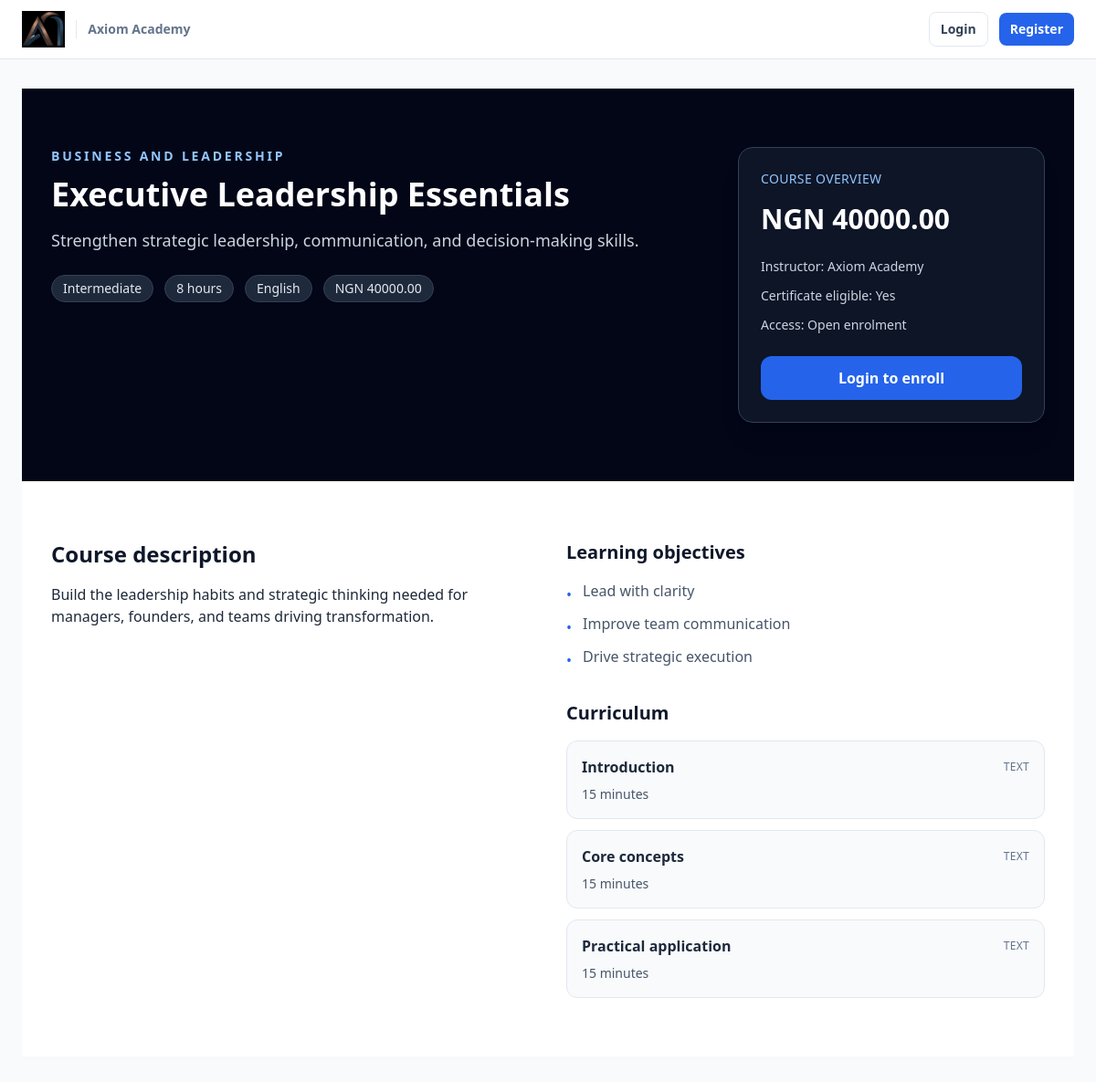
The page /academy/courses/executive-leadership-essentials on the database its author committed.
### app/models.py (models this page shows)
class TimestampMixin:
    created_at = db.Column(db.DateTime, default=lambda: datetime.now(timezone.utc), nullable=False)
    updated_at = db.Column(
        db.DateTime,
        default=lambda: datetime.now(timezone.utc),
        onupdate=lambda: datetime.now(timezone.utc),
        nullable=False,
    )

class CourseCategory(TimestampMixin, db.Model):
    __tablename__ = "course_categories"
    id = db.Column(db.Integer, primary_key=True)
    name = db.Column(db.String(120), nullable=False)
    slug = db.Column(db.String(120), unique=True, nullable=False, index=True)
    description = db.Column(db.Text)
    courses = db.relationship("Course", back_populates="category")

class Course(TimestampMixin, db.Model):
    __tablename__ = "courses"
    id = db.Column(db.Integer, primary_key=True)
    title = db.Column(db.String(200), nullable=False)
    slug = db.Column(db.String(200), unique=True, nullable=False, index=True)
    short_description = db.Column(db.Text, nullable=False)
    description = db.Column(db.Text, nullable=False)
    cover_image = db.Column(db.String(255))
    category_id = db.Column(db.Integer, db.ForeignKey("course_categories.id"), nullable=True)
    instructor_id = db.Column(db.Integer, db.ForeignKey("instructors.id"), nullable=True, index=True)
    review_status = db.Column(db.String(20), default="not_required", nullable=False, index=True)
    target_audience = db.Column(db.Text)
    requirements = db.Column(db.Text)
    what_students_learn = db.Column(db.Text)
    category = db.relationship("CourseCategory", back_populates="courses")
    instructor = db.relationship("Instructor", back_populates="courses")
    instructor_name = db.Column(db.String(120), default="Axiom Gateway Consult")
    difficulty = db.Column(db.String(30), default="Beginner")
    duration_hours = db.Column(db.Integer, default=1)
    language = db.Column(db.String(60), default="English")
    price = db.Column(db.Float, default=0.0)
    currency = db.Column(db.String(10), default="NGN")
    is_free = db.Column(db.Boolean, default=False, nullable=False)
    status = db.Column(db.String(20), default="draft", nullable=False)
    is_featured = db.Column(db.Boolean, default=False, nullable=False)
    certificate_eligible = db.Column(db.Boolean, default=True, nullable=False)
    objectives = db.Column(db.Text)
    prerequisites = db.Column(db.Text)
    published_at = db.Column(db.DateTime)
    lessons = db.relationship("CourseLesson", back_populates="course", cascade="all, delete-orphan")
    enrolments = db.relationship("CourseEnrollment", back_populates="course", cascade="all, delete-orphan")

class CourseLesson(TimestampMixin, db.Model):
    __tablename__ = "course_lessons"
    id = db.Column(db.Integer, primary_key=True)
    course_id = db.Column(db.Integer, db.ForeignKey("courses.id"), nullable=False)
    title = db.Column(db.String(200), nullable=False)
    slug = db.Column(db.String(200), nullable=False)
    lesson_type = db.Column(db.String(40), default="text")
    content = db.Column(db.Text)
    external_video_url = db.Column(db.String(255))
    module_title = db.Column(db.String(160))
    resource_path = db.Column(db.String(255))
    resource_filename = db.Column(db.String(255))
    duration_minutes = db.Column(db.Integer, default=15)
    is_preview = db.Column(db.Boolean, default=False, nullable=False)
    order_index = db.Column(db.Integer, default=0)
    status = db.Column(db.String(20), default="published", nullable=False)
    course = db.relationship("Course", back_populates="lessons")
    progress_entries = db.relationship("LessonProgress", back_populates="lesson", cascade="all, delete-orphan")
    __table_args__ = (db.UniqueConstraint("course_id", "slug", name="uq_course_lesson_slug"),)

### app/routes.py (the view)
@public_bp.route("/academy/courses/<slug>")
def academy_course_detail(slug):
    course = Course.query.filter_by(slug=slug, status="published").first_or_404()
    lessons = CourseLesson.query.filter_by(course_id=course.id, status="published").order_by(CourseLesson.order_index.asc(), CourseLesson.id.asc()).all()
    enrolled = False
    payment_order = None
    if current_user.is_authenticated and isinstance(current_user, Student):
        enrolled = CourseEnrollment.query.filter_by(student_id=current_user.id, course_id=course.id, status="active").first() is not None
        payment_order = AcademyOrder.query.filter_by(student_id=current_user.id, item_type="course", item_id=course.id).order_by(AcademyOrder.created_at.desc()).first()
    return render_template("public/course_detail.html", course=course, lessons=lessons, enrolled=enrolled, payment_order=payment_order)

### app/models.py (called while the page is built)
    @staticmethod
    def get_settings():
        settings = CompanySettings.query.order_by(CompanySettings.id.desc()).first()
        if settings:
            return settings
        default = CompanySettings()
        db.session.add(default)
        db.session.commit()
        return default

### app/templates/public/course_detail.html (shortened to what this page needs)
{% extends 'student/base.html' %}
{% block content %}
<section class="bg-slate-950 py-16 text-white">
  <div class="max-w-7xl mx-auto px-4 sm:px-6 lg:px-8">
    <div class="grid grid-cols-1 lg:grid-cols-12 gap-10 items-start">
      <div class="lg:col-span-8">
        <p class="text-sm font-semibold uppercase tracking-[0.2em] text-blue-300">{{ course.category.name if course.category else 'Academy course' }}</p>
        <h1 class="mt-3 text-4xl font-extrabold">{{ course.title }}</h1>
        <p class="mt-4 max-w-2xl text-lg text-slate-300">{{ course.short_description }}</p>
        <div class="mt-6 flex flex-wrap gap-3 text-sm text-slate-200">
          <span class="rounded-full border border-slate-700 bg-slate-800 px-3 py-1">{{ course.difficulty }}</span>
          <span class="rounded-full border border-slate-700 bg-slate-800 px-3 py-1">{{ course.duration_hours }} hours</span>
          <span class="rounded-full border border-slate-700 bg-slate-800 px-3 py-1">{{ course.language }}</span>
          <span class="rounded-full border border-slate-700 bg-slate-800 px-3 py-1">{{ course.currency }} {{ '%.2f'|format(course.price if not course.is_free else 0) }}</span>
        </div>
      </div>
      <div class="lg:col-span-4">
        <div class="rounded-2xl border border-slate-700 bg-slate-900/90 p-6 shadow-xl">
          <p class="text-sm uppercase tracking-wide text-blue-300">Course overview</p>
          <h3 class="mt-4 text-3xl font-bold text-white">{% if course.is_free %}Free{% else %}{{ course.currency }} {{ '%.2f'|format(course.price) }}{% endif %}</h3>
          <div class="mt-6 space-y-3 text-sm text-slate-300">
            <p>Instructor: {{ course.instructor_name }}</p>
            <p>Certificate eligible: {% if course.certificate_eligible %}Yes{% else %}No{% endif %}</p>
            <p>Access: {% if enrolled %}Available to you{% else %}Open enrolment{% endif %}</p>
          </div>
          {% if current_user.is_authenticated and current_user.__class__.__name__ == 'Student' %}
            {% if enrolled %}
              <a href="{{ url_for('student.student_course_detail', slug=course.slug) }}" class="mt-6 inline-flex w-full justify-center rounded-xl bg-blue-600 px-5 py-3 font-semibold text-white hover:bg-blue-500">Continue learning</a>
            {% elif payment_order and payment_order.status == 'receipt_submitted' %}
              <div class="mt-6 rounded-xl border border-amber-300 bg-amber-50 p-4 text-center text-sm font-medium text-amber-900">Receipt submitted — course access opens after admin approval.</div>
            {% elif payment_order and payment_order.status == 'rejected' %}
              <a href="{{ url_for('student.submit_course_receipt', order_id=payment_order.id) }}" class="mt-6 inline-flex w-full justify-center rounded-xl bg-blue-600 px-5 py-3 font-semibold text-white hover:bg-blue-500">Resubmit receipt</a>
            {% else %}
              <form method="post" action="{{ url_for('student.checkout_course', course_id=course.id) }}">
                <input type="hidden" name="csrf_token" value="{{ csrf_token() }}">
                <button type="submit" class="mt-6 inline-flex w-full justify-center rounded-xl bg-blue-600 px-5 py-3 font-semibold text-white hover:bg-blue-500">{% if config.PAYSTACK_SECRET_KEY %}Continue to secure checkout{% else %}Pay by bank transfer &amp; submit receipt{% endif %}</button>
              </form>
                <p class="mt-3 text-center text-xs text-slate-500">Course access is granted only after payment verification or receipt approval.</p>
            {% endif %}
          {% else %}
            <a href="{{ url_for('student.student_login') }}" class="mt-6 inline-flex w-full justify-center rounded-xl bg-blue-600 px-5 py-3 font-semibold text-white hover:bg-blue-500">Login to enroll</a>
          {% endif %}
        </div>
      </div>
    </div>
  </div>
</section>
<section class="py-16 bg-white">
  <div class="max-w-7xl mx-auto px-4 sm:px-6 lg:px-8">
    <div class="grid grid-cols-1 lg:grid-cols-2 gap-10">
      <div>
        <h2 class="text-2xl font-bold text-slate-900">Course description</h2>
        <div class="mt-4 prose prose-slate max-w-none">{{ course.description|safe }}</div>
      </div>
      <div class="space-y-8">
        <div>
          <h3 class="text-xl font-bold text-slate-900">Learning objectives</h3>
          <ul class="mt-4 space-y-2 text-slate-600">
            {% if course.objectives %}
              {% for item in course.objectives.split('\n') if item.strip() %}
              <li class="flex gap-3"><span class="mt-1 text-blue-600">•</span><span>{{ item.strip() }}</span></li>
              {% endfor %}
            {% else %}
              <li>Build practical understanding for the course topic.</li>
            {% endif %}
          </ul>
        </div>
        <div>
          <h3 class="text-xl font-bold text-slate-900">Curriculum</h3>
          <ul class="mt-4 space-y-3">
            {% for lesson in lessons %}
            <li class="rounded-xl border border-slate-200 bg-slate-50 p-4">
              <div class="flex items-center justify-between gap-3">
                <span class="font-semibold text-slate-800">{{ lesson.title }}</span>
                <span class="text-xs uppercase tracking-wide text-slate-500">{{ lesson.lesson_type }}</span>
              </div>
              <p class="mt-2 text-sm text-slate-600">{{ lesson.duration_minutes }} minutes</p>
            </li>
            {% else %}
            <li class="rounded-xl border border-dashed border-slate-300 bg-slate-50 p-4 text-slate-600">Lesson content is being prepared for this course.</li>
            {% endfor %}
          </ul>
        </div>
      </div>
    </div>
  </div>
</section>
{% endblock %}

### rows shown on the page
CourseCategory: category "BUSINESS AND LEADERSHIP"
Course: title "Executive Leadership Essentials", short_description "Strengthen strategic leadership, communication, and decision-making skills.", difficulty "Intermediate", duration_hours "8", language "English", currency "NGN", is_free+price "40000.00", price "40000.00", instructor_name "Axiom Academy", description "Build the leadership habits and strategic thinking needed for managers, founders, and teams driving transformation."
CourseLesson: title "Introduction", lesson_type "TEXT", duration_minutes "15"
CourseLesson: title "Core concepts", lesson_type "TEXT", duration_minutes "15"
CourseLesson: title "Practical application", lesson_type "TEXT", duration_minutes "15"

### other values the page prints
{{ item.strip() }} "Lead with clarity" "Improve team communication" "Drive strategic execution"
